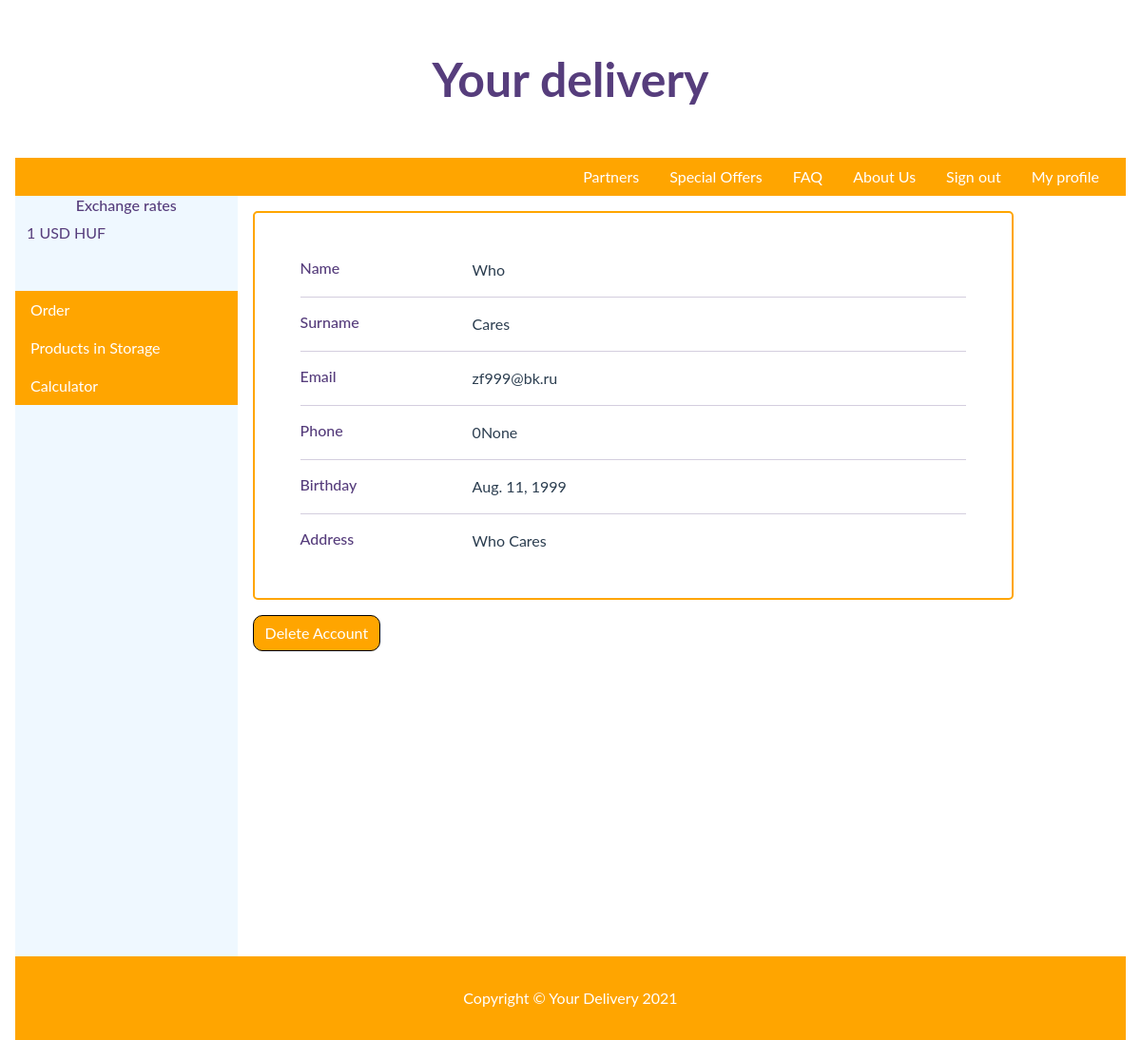
Page /profile/ (signed in) on the committed database.
### deliveryapp/models.py (models this page shows, shortened)
class Customer(AbstractBaseUser, PermissionsMixin):
    email = models.EmailField(gettext_lazy('email address'), max_length=256, unique=True)
    name = models.CharField(max_length=64, null=True)
    surname = models.CharField(max_length=64, null=True)
    birthday = models.DateField(auto_now=False, null=True,blank=True)
    phone_number = models.CharField(max_length=16, unique=True, null=True, blank=True)
    address = models.CharField(max_length=128, blank=True, null=True)
    registration_date  = models.DateTimeField(default=timezone.now, editable=False)
    is_staff = models.BooleanField(default=False)
    is_active = models.BooleanField(default=True)
    is_superuser = models.BooleanField(default=False)
    objects = UserAccountManager()
    USERNAME_FIELD = 'email'
    REQUIRED_FIELDS = []
    def __str__(self):
        return self.email

### deliveryapp/views.py (the view)
# urls.py: path('profile/', views.profile, name='profile'),
def profile(request):
    if request.method == 'POST':
            u = Customer.objects.get(email = get_user(request))
            u.delete()
            return render(request, 'profile.html',context={'message':'Account is succesfully deleted'})
    else:
        user = Customer.objects.get(email = get_user(request))
        return render(request, 'profile.html',context={'user':user})

### deliveryapp/templates/profile.html (shortened to what this page needs)
{% extends 'base.html' %}
{% load static %}
{% block content %}
<div  class="right-content">
    {% if message %}
    <div class="alert alert-warning" role="alert" style="text-align: center;">
      {{message}}
    </div>
    {% else %}
    <div class="card-body">
        <div class="row">
          <div class="col-sm-3">
            <h6 class="mb-0">Name</h6>
          </div>
          <div class="col-sm-9 text-secondary">
            {{user.name}}
          </div>
        </div>
        <hr>
        <div class="row">
          <div class="col-sm-3">
            <h6 class="mb-0">Surname</h6>
          </div>
          <div class="col-sm-9 text-secondary">
            {{user.surname}}
          </div>
        </div>
        <hr>
        <div class="row">
          <div class="col-sm-3">
            <h6 class="mb-0">Email</h6>
          </div>
          <div class="col-sm-9 text-secondary">
            {{user.email}}
          </div>
        </div>
        <hr>
        <div class="row">
          <div class="col-sm-3">
            <h6 class="mb-0">Phone</h6>
          </div>
          <div class="col-sm-9 text-secondary">
            0{{user.phone_number}}
          </div>
        </div>
        <hr>
        <div class="row">
          <div class="col-sm-3">
            <h6 class="mb-0">Birthday</h6>
          </div>
          <div class="col-sm-9 text-secondary">
            {{user.birthday}}
          </div>
        </div>
        <hr>
        <div class="row">
          <div class="col-sm-3">
            <h6 class="mb-0">Address</h6>
          </div>
          <div class="col-sm-9 text-secondary">
            {{user.address}}
          </div>
        </div>
      </div>
      <div class="form-group">
        <button style=" margin: 1rem;" class="btn btn-primary btn-xl" id="sendMessageButton" onclick="showDiv()">Delete Account</button>
      </div>
      {% endif %}
</div>
{% endblock %}

### deliveryapp/static/deliveryapp/css/styles.css (style rules this page uses)
:root { --blue: #007bff; --indigo: #6610f2; --purple: #6f42c1; --pink: #e83e8c; --red: #dc3545; --orange: #fd7e14; --yellow: #ffc107; --green: #28a745; --teal: #1abc9c; --cyan: #17a2b8; --white: #fff; --gray: #6c757d; --gray-dark: #343a40; --primary: #1abc9c; --secondary: #2c3e50; --success: #28a745; --info: #17a2b8; --warning: #ffc107; --danger: #dc3545; --light: #f8f9fa; --dark: #343a40; --breakpoint-xs: 0; --breakpoint-sm: 576px; --breakpoint-md: 768px; --breakpoint-lg: 992px; --breakpoint-xl: 1200px; --font-family-sans-serif: "Lato", -apple-system, BlinkMacSystemFont, "Segoe UI", Roboto, "Helvetica Neue", Arial, "Noto Sans", sans-serif, "Apple Color Emoji", "Segoe UI Emoji", "Segoe UI Symbol", "Noto Color Emoji"; --font-family-monospace: SFMono-Regular, Menlo, Monaco, Consolas, "Liberation Mono", "Courier New", monospace; }
*, *::before, *::after { box-sizing: border-box; }
html { font-family: sans-serif; line-height: 1.15; -webkit-text-size-adjust: 100%; -webkit-tap-highlight-color: rgba(0, 0, 0, 0); }
body { max-height: 1000px; max-width: 2000px; margin: 1rem; font-family: "Lato", -apple-system, BlinkMacSystemFont, "Segoe UI", Roboto, "Helvetica Neue", Arial, "Noto Sans", sans-serif, "Apple Color Emoji", "Segoe UI Emoji", "Segoe UI Symbol", "Noto Color Emoji"; font-size: 1rem; font-weight: 400; line-height: 1.5; color: #563d7c; text-align: left; background-color: white; }
hr { box-sizing: content-box; height: 0; overflow: visible; }
h1, h2, h3, h4, h5, h6 { margin-top: 0; margin-bottom: 0.5rem; }
button { border-radius: 0; }
input, button, select, optgroup, textarea { margin: 0; font-family: inherit; font-size: inherit; line-height: inherit; }
button, input { overflow: visible; }
button, select { text-transform: none; }
button, [type=button], [type=reset], [type=submit] { -webkit-appearance: button; }
.right-content { display: block; width: 80%; float: right; height: 800px; }
.btn { display: block; }
.btn { border-color: black; color: white; background-color: orange !important; border-radius: 10px !important; border-width: 1px; }
.text-secondary { color: #2c3e50 !important; }
.card-body { max-width: 800px; border-style: solid; border-radius: 5px; border-width: 2px; border-color: orange; flex: 1 1 auto; min-height: 1px; margin: 1rem; padding: 3rem; }

### rows in the picture
Customer: name "Who", surname "Cares", email "zf999@bk.ru", phone_number "None", birthday "Aug. 11, 1999", address "Who Cares"
